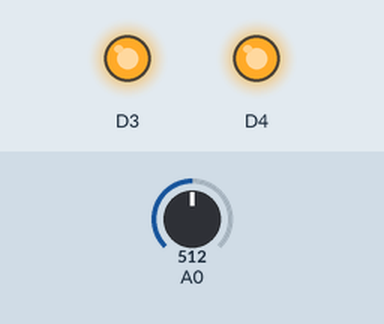
Recording of a sketch running on a simulated ESP8266 (NodeMCU). Parts: output pins drawn as LEDs (lit = HIGH). The test bench sets the inputs (shaded band); at power-on: A0 = 512. WiFi joins after 1.5 s; servers stay silent unless stated; uploads are accepted with an empty reply; what the sketch prints to the serial monitor is not drawn.

Above: at 10.0 s.
At 13.6 s:
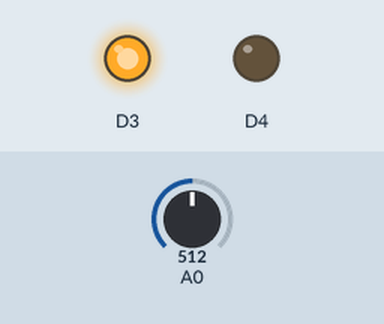
Timing chart, 0 to 18.9 s (numbered marks = the images above):
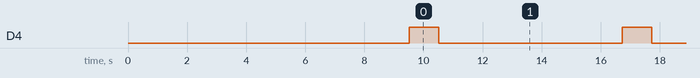

Measured:
- by itself, D4: alternates HIGH for 1.0 s and LOW for 6.2 s

The sketch:

nodemcucode.ino
```cpp
#include<ESP8266WiFi.h>
#include <ESP8266HTTPClient.h>
#include <WiFiClient.h>
#include <ArduinoJson.h>

//wifi ssid
const char* ssid = "HOME";
const char* password = "1234567890qwertyuiop";


void setup() {
  // put your setup code here, to run once:

  //début de connection wifi
  setupNodeMcu();

  delay(4000);

  delay(4000);
  setupBlinkLed();

  //output 5v
  outputHighContinuD3();

}

void loop() {
  // put your main code here, to run repeatedly:
  blinkLed();

  //lire le data input sur la pin A0
  delay(5000);
  int sensorValue = analogRead(A0);
  Serial.begin(9600);
  Serial.print("Valeur analog co2: ");
  Serial.println(sensorValue);


  // créer le json
  StaticJsonDocument<200> jsonDocument;
  jsonDocument["co2"] = sensorValue;

  // serialize the JSON
  String jsonString;
  serializeJson(jsonDocument, jsonString);
  Serial.println("JSON data: " + jsonString);

  // appel api
  callApi(jsonString);
}

//alimentation 5v pour sensor c02//
void outputHighContinuD3(){
   pinMode(D3,OUTPUT);
   digitalWrite(D3,HIGH);
}

//pour setup la connection de nodemcu //////////////
void setupNodeMcu(){
  //début de connection wifi
  Serial.begin(9600);
  Serial.println("Connecting to wifi");
  WiFi.disconnect();
  delay(20);
  WiFi.begin(ssid,password);


  while(WiFi.status() != WL_CONNECTED ){
    delay(500);
    Serial.println(".");
  }
  Serial.println("---------");
  Serial.print("Ipaddress : ");
  Serial.print(WiFi.localIP());
  //Serial.print(WiFi.ip());
  Serial.println("");
}
///////////////////////////////////////////////////////

//pour flasher la led pour indiquer le fonctionnement//
void setupBlinkLed(){
  pinMode(D4,OUTPUT);
  //Serial.begin(9600);
}
void blinkLed(){
  //Serial.println("flash");
  digitalWrite(D4,HIGH);
  delay(1000);
  digitalWrite(D4,LOW);
  delay(1000);
}
/////////////////////////////////////////////////////////


//call node api////
void callApi(String  jsonData){

  //Serial.println(c02Val);

  if (WiFi.status() == WL_CONNECTED) {
    WiFiClient client;
    HTTPClient http;

    http.begin(client,"http://192.168.2.234:5000/api/co2");


    http.addHeader("Content-Type", "application/json");
    int httpResponseCode = http.POST(jsonData);

    if(httpResponseCode == 200){
      Serial.println("Succes");
      String retVal = http.getString();
      //Serial.println("Message:"+retVal);
    }else{
      Serial.println("Erreur");
    }
    http.end();
  }
  Serial.println("");
}
```
